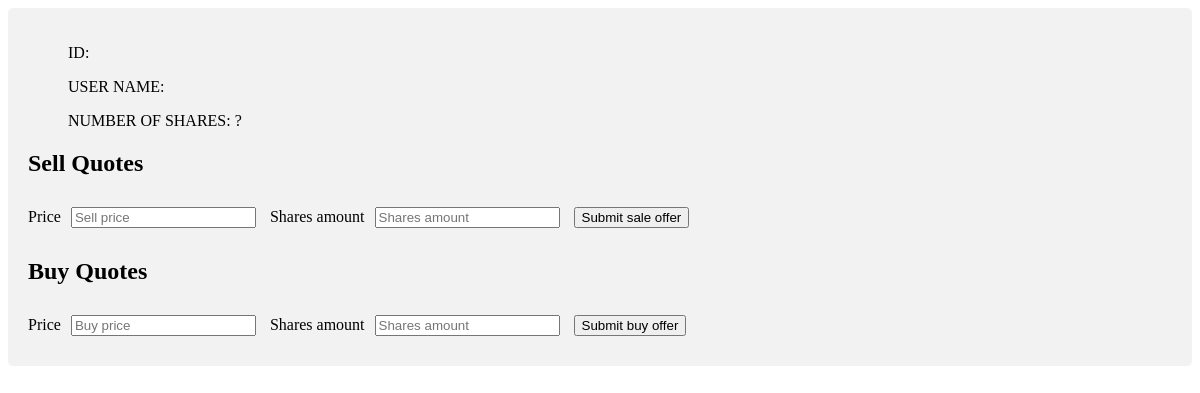
The app's page /user_page/jojo, older data.
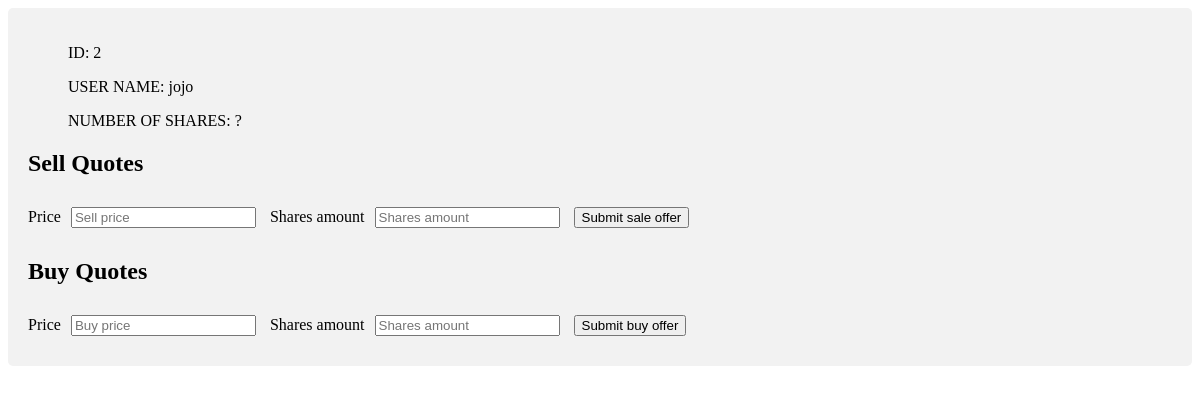
The same page, newer data.
### app.py (models this page shows, shortened)
class Users(db.Model):
    id = db.Column(db.Integer, primary_key=True)
    user_name = db.Column(db.String(80), unique=True, nullable=False)
    number_of_shares = db.Column(db.Integer())

### app.py (the view, shortened to what this page needs)
@app.route('/user_page/<user_name>', methods=['GET', 'POST'])
def user_page(user_name):
    user = Users.query.filter_by(user_name=user_name).first()
    session['name'] = user_name
    sales_bid_form = SalesBids()
    buy_bids_form = BuyBids()
    return render_template('user_page.html', user=user, sell_form=sales_bid_form, buy_form=buy_bids_form)

### forms.py
class SalesBids(FlaskForm):
    sell_asking_price = IntegerField(validators=[DataRequired(), NumberRange()], render_kw={'placeholder': 'Sell price'})
    sell_shares_amount = IntegerField(validators=[DataRequired()], render_kw={'placeholder': 'Shares amount'})
    submit_sale_offer = SubmitField('Submit sale offer')

class BuyBids(FlaskForm):
    buy_asking_price = IntegerField(validators=[DataRequired()], render_kw={'placeholder': 'Buy price'})
    buy_shares_amount = IntegerField(validators=[DataRequired()], render_kw={'placeholder': 'Shares amount'})
    submit_buy_offer = SubmitField('Submit buy offer')

### templates/user_page.html (shortened to what this page needs)
<!DOCTYPE html>
<html lang="en">
<head>
</head>
<body>
<div class="container">
        <ul>
            ID:  {{ user.id }}
        </ul>
        <ul>
            USER NAME:  {{ user.user_name }}
        </ul>
        <ul>
            NUMBER OF SHARES:  <span id=result>?</span>
        </ul>
    <form action="/user_page/{{user.user_name}}" method="POST">
        <h2>Sell Quotes</h2>
        Price{{ sell_form.sell_asking_price(class="quote__field", style="margin: 10px") }}
        Shares amount{{ sell_form.sell_shares_amount(class="quote__field", style="margin: 10px") }}
        {{ sell_form.submit_sale_offer }}
    </form>
     <form action="" method="POST">
         <h2>Buy Quotes</h2>
        Price{{ buy_form.buy_asking_price(class="quote__field", style="margin: 10px") }}
        Shares amount{{ buy_form.buy_shares_amount(class="quote__field", style="margin: 10px") }}
        {{ buy_form.submit_buy_offer(class="quote__field") }}
    </form>
</div>
</body>
</html>

Row changes from the older to the newer data that the page shows:
added Users: id "2", user_name "jojo"
